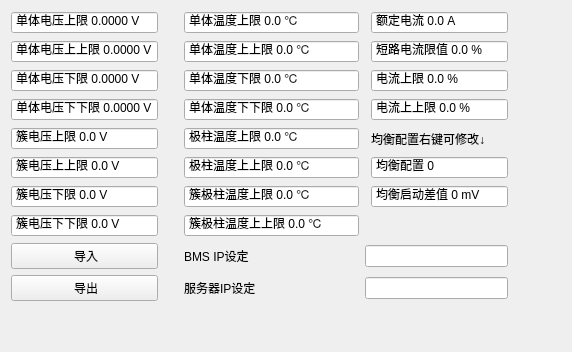
     <widget class="QWidget" name="tabSet">
      <property name="sizePolicy">
       <sizepolicy hsizetype="Expanding" vsizetype="Expanding">
        <horstretch>0</horstretch>
        <verstretch>0</verstretch>
       </sizepolicy>
      </property>
      <attribute name="title">
       <string>定值</string>
      </attribute>
      <layout class="QGridLayout" name="gridLayout_2">
       <item row="7" column="3">
        <widget class="MyDoubleSpinBox" name="CPoleTHH">
         <property name="sizePolicy">
          <sizepolicy hsizetype="Preferred" vsizetype="Fixed">
           <horstretch>0</horstretch>
           <verstretch>0</verstretch>
          </sizepolicy>
         </property>
         <property name="focusPolicy">
          <enum>Qt::WheelFocus</enum>
         </property>
         <property name="toolTip">
          <string>簇极柱温度上上限</string>
         </property>
         <property name="frame">
          <bool>true</bool>
         </property>
         <property name="buttonSymbols">
          <enum>QAbstractSpinBox::NoButtons</enum>
         </property>
         <property name="keyboardTracking">
          <bool>false</bool>
         </property>
         <property name="prefix">
          <string>簇极柱温度上上限 </string>
         </property>
         <property name="suffix">
          <string> ℃</string>
         </property>
         <property name="decimals">
          <number>1</number>
         </property>
         <property name="minimum">
          <double>-65536.000000000000000</double>
         </property>
         <property name="maximum">
          <double>65536.000000000000000</double>
         </property>
        </widget>
       </item>
       <item row="2" column="0">
        <widget class="MyDoubleSpinBox" name="CellVolL">
         <property name="sizePolicy">
          <sizepolicy hsizetype="Preferred" vsizetype="Fixed">
           <horstretch>0</horstretch>
           <verstretch>0</verstretch>
          </sizepolicy>
         </property>
         <property name="focusPolicy">
          <enum>Qt::StrongFocus</enum>
         </property>
         <property name="toolTip">
          <string>单体电压下限</string>
         </property>
         <property name="frame">
          <bool>true</bool>
         </property>
         <property name="buttonSymbols">
          <enum>QAbstractSpinBox::NoButtons</enum>
         </property>
         <property name="keyboardTracking">
          <bool>false</bool>
         </property>
         <property name="prefix">
          <string>单体电压下限 </string>
         </property>
         <property name="suffix">
          <string> V</string>
         </property>
         <property name="decimals">
          <number>4</number>
         </property>
         <property name="minimum">
          <double>0.000000000000000</double>
         </property>
         <property name="maximum">
          <double>6.000000000000000</double>
         </property>
        </widget>
       </item>
       <item row="3" column="7">
        <widget class="QLabel" name="label_48">
         <property name="text">
          <string/>
         </property>
        </widget>
       </item>
       <item row="14" column="0">
        <widget class="QPushButton" name="btnOutput">
         <property name="toolTip">
          <string>导出本页定值至xml文件</string>
         </property>
         <property name="text">
          <string> 导出</string>
         </property>
        </widget>
       </item>
       <item row="1" column="0">
        <widget class="MyDoubleSpinBox" name="CellVolHH">
         <property name="sizePolicy">
          <sizepolicy hsizetype="Preferred" vsizetype="Fixed">
           <horstretch>0</horstretch>
           <verstretch>0</verstretch>
          </sizepolicy>
         </property>
         <property name="focusPolicy">
          <enum>Qt::StrongFocus</enum>
         </property>
         <property name="toolTip">
          <string>单体电压上上限</string>
         </property>
         <property name="frame">
          <bool>true</bool>
         </property>
         <property name="buttonSymbols">
          <enum>QAbstractSpinBox::NoButtons</enum>
         </property>
         <property name="keyboardTracking">
          <bool>false</bool>
         </property>
         <property name="prefix">
          <string>单体电压上上限 </string>
         </property>
         <property name="suffix">
          <string> V</string>
         </property>
         <property name="decimals">
          <number>4</number>
         </property>
         <property name="minimum">
          <double>0.000000000000000</double>
         </property>
         <property name="maximum">
          <double>6.000000000000000</double>
         </property>
        </widget>
       </item>
       <item row="2" column="3">
        <widget class="MyDoubleSpinBox" name="PackTL">
         <property name="sizePolicy">
          <sizepolicy hsizetype="Preferred" vsizetype="Fixed">
           <horstretch>0</horstretch>
           <verstretch>0</verstretch>
          </sizepolicy>
         </property>
         <property name="focusPolicy">
          <enum>Qt::WheelFocus</enum>
         </property>
         <property name="toolTip">
          <string>单体温度下限</string>
         </property>
         <property name="frame">
          <bool>true</bool>
         </property>
         <property name="buttonSymbols">
          <enum>QAbstractSpinBox::NoButtons</enum>
         </property>
         <property name="keyboardTracking">
          <bool>false</bool>
         </property>
         <property name="prefix">
          <string>单体温度下限 </string>
         </property>
         <property name="suffix">
          <string> ℃</string>
         </property>
         <property name="decimals">
          <number>1</number>
         </property>
         <property name="minimum">
          <double>-10.000000000000000</double>
         </property>
         <property name="maximum">
          <double>100.000000000000000</double>
         </property>
        </widget>
       </item>
       <item row="14" column="4" colspan="2">
        <widget class="QLineEdit" name="lineEditServIP">
         <property name="focusPolicy">
          <enum>Qt::StrongFocus</enum>
         </property>
         <property name="maxLength">
          <number>15</number>
         </property>
        </widget>
       </item>
       <item row="3" column="0">
        <widget class="MyDoubleSpinBox" name="CellVolLL">
         <property name="sizePolicy">
          <sizepolicy hsizetype="Preferred" vsizetype="Fixed">
           <horstretch>0</horstretch>
           <verstretch>0</verstretch>
          </sizepolicy>
         </property>
         <property name="focusPolicy">
          <enum>Qt::StrongFocus</enum>
         </property>
         <property name="toolTip">
          <string>单体电压下下限</string>
         </property>
         <property name="frame">
          <bool>true</bool>
         </property>
         <property name="buttonSymbols">
          <enum>QAbstractSpinBox::NoButtons</enum>
         </property>
         <property name="keyboardTracking">
          <bool>false</bool>
         </property>
         <property name="prefix">
          <string>单体电压下下限 </string>
         </property>
         <property name="suffix">
          <string> V</string>
         </property>
         <property name="decimals">
          <number>4</number>
         </property>
         <property name="minimum">
          <double>0.000000000000000</double>
         </property>
         <property name="maximum">
          <double>6.000000000000000</double>
         </property>
        </widget>
       </item>
       <item row="13" column="3">
        <widget class="QLabel" name="label">
         <property name="text">
          <string>BMS IP设定</string>
         </property>
        </widget>
       </item>
       <item row="4" column="0">
        <widget class="MyDoubleSpinBox" name="ClusterVolH">
         <property name="sizePolicy">
          <sizepolicy hsizetype="Preferred" vsizetype="Fixed">
           <horstretch>0</horstretch>
           <verstretch>0</verstretch>
          </sizepolicy>
         </property>
         <property name="focusPolicy">
          <enum>Qt::StrongFocus</enum>
         </property>
         <property name="toolTip">
          <string>簇电压上限</string>
         </property>
         <property name="frame">
          <bool>true</bool>
         </property>
         <property name="buttonSymbols">
          <enum>QAbstractSpinBox::NoButtons</enum>
         </property>
         <property name="keyboardTracking">
          <bool>false</bool>
         </property>
         <property name="prefix">
          <string>簇电压上限 </string>
         </property>
         <property name="suffix">
          <string> V</string>
         </property>
         <property name="decimals">
          <number>1</number>
         </property>
         <property name="minimum">
          <double>0.000000000000000</double>
         </property>
         <property name="maximum">
          <double>2000.000000000000000</double>
         </property>
        </widget>
       </item>
       <item row="1" column="3">
        <widget class="MyDoubleSpinBox" name="PackTHH">
         <property name="sizePolicy">
          <sizepolicy hsizetype="Preferred" vsizetype="Fixed">
           <horstretch>0</horstretch>
           <verstretch>0</verstretch>
          </sizepolicy>
         </property>
         <property name="focusPolicy">
          <enum>Qt::WheelFocus</enum>
         </property>
         <property name="toolTip">
          <string>单体温度上上限</string>
         </property>
         <property name="frame">
          <bool>true</bool>
         </property>
         <property name="buttonSymbols">
          <enum>QAbstractSpinBox::NoButtons</enum>
         </property>
         <property name="keyboardTracking">
          <bool>false</bool>
         </property>
         <property name="prefix">
          <string>单体温度上上限 </string>
         </property>
         <property name="suffix">
          <string> ℃</string>
         </property>
         <property name="decimals">
          <number>1</number>
         </property>
         <property name="minimum">
          <double>0.000000000000000</double>
         </property>
         <property name="maximum">
          <double>100.000000000000000</double>
         </property>
        </widget>
       </item>
       <item row="5" column="3">
        <widget class="MyDoubleSpinBox" name="PoleTHH">
         <property name="sizePolicy">
          <sizepolicy hsizetype="Preferred" vsizetype="Fixed">
           <horstretch>0</horstretch>
           <verstretch>0</verstretch>
          </sizepolicy>
         </property>
         <property name="focusPolicy">
          <enum>Qt::WheelFocus</enum>
         </property>
         <property name="toolTip">
          <string>极柱温度上上限</string>
         </property>
         <property name="frame">
          <bool>true</bool>
         </property>
         <property name="buttonSymbols">
          <enum>QAbstractSpinBox::NoButtons</enum>
         </property>
         <property name="keyboardTracking">
          <bool>false</bool>
         </property>
         <property name="prefix">
          <string>极柱温度上上限 </string>
         </property>
         <property name="suffix">
          <string> ℃</string>
         </property>
         <property name="decimals">
          <number>1</number>
         </property>
         <property name="minimum">
          <double>0.000000000000000</double>
         </property>
         <property name="maximum">
          <double>100.000000000000000</double>
         </property>
        </widget>
       </item>
       <item row="14" column="3">
        <widget class="QLabel" name="label_91">
         <property name="text">
          <string>服务器IP设定</string>
         </property>
        </widget>
       </item>
       <item row="5" column="5">
        <widget class="MyDoubleSpinBox" name="BalnceStart">
         <property name="sizePolicy">
          <sizepolicy hsizetype="Preferred" vsizetype="Fixed">
           <horstretch>0</horstretch>
           <verstretch>0</verstretch>
          </sizepolicy>
         </property>
         <property name="focusPolicy">
          <enum>Qt::WheelFocus</enum>
         </property>
         <property name="contextMenuPolicy">
          <enum>Qt::CustomContextMenu</enum>
         </property>
         <property name="toolTip">
          <string>均衡配置</string>
         </property>
         <property name="frame">
          <bool>true</bool>
         </property>
         <property name="buttonSymbols">
          <enum>QAbstractSpinBox::NoButtons</enum>
         </property>
         <property name="keyboardTracking">
          <bool>false</bool>
         </property>
         <property name="prefix">
          <string>均衡配置 </string>
         </property>
         <property name="suffix">
          <string/>
         </property>
         <property name="decimals">
          <number>0</number>
         </property>
         <property name="minimum">
          <double>0.000000000000000</double>
         </property>
         <property name="maximum">
          <double>65536.000000000000000</double>
         </property>
         <property name="singleStep">
          <double>0.000000000000000</double>
         </property>
        </widget>
       </item>
       <item row="7" column="0">
        <widget class="MyDoubleSpinBox" name="ClusterVolLL">
         <property name="sizePolicy">
          <sizepolicy hsizetype="Preferred" vsizetype="Fixed">
           <horstretch>0</horstretch>
           <verstretch>0</verstretch>
          </sizepolicy>
         </property>
         <property name="focusPolicy">
          <enum>Qt::StrongFocus</enum>
         </property>
         <property name="toolTip">
          <string>簇电压下下限</string>
         </property>
         <property name="frame">
          <bool>true</bool>
         </property>
         <property name="buttonSymbols">
          <enum>QAbstractSpinBox::NoButtons</enum>
         </property>
         <property name="keyboardTracking">
          <bool>false</bool>
         </property>
         <property name="prefix">
          <string>簇电压下下限 </string>
         </property>
         <property name="suffix">
          <string> V</string>
         </property>
         <property name="decimals">
          <number>1</number>
         </property>
         <property name="minimum">
          <double>0.000000000000000</double>
         </property>
         <property name="maximum">
          <double>2000.000000000000000</double>
         </property>
        </widget>
       </item>
       <item row="0" column="9">
        <spacer name="horizontalSpacer">
         <property name="orientation">
          <enum>Qt::Horizontal</enum>
         </property>
         <property name="sizeHint" stdset="0">
          <size>
           <width>40</width>
           <height>20</height>
          </size>
         </property>
        </spacer>
       </item>
       <item row="3" column="3">
        <widget class="MyDoubleSpinBox" name="PackTLL">
         <property name="sizePolicy">
          <sizepolicy hsizetype="Preferred" vsizetype="Fixed">
           <horstretch>0</horstretch>
           <verstretch>0</verstretch>
          </sizepolicy>
         </property>
         <property name="focusPolicy">
          <enum>Qt::WheelFocus</enum>
         </property>
         <property name="toolTip">
          <string>单体温度下下限</string>
         </property>
         <property name="frame">
          <bool>true</bool>
         </property>
         <property name="buttonSymbols">
          <enum>QAbstractSpinBox::NoButtons</enum>
         </property>
         <property name="keyboardTracking">
          <bool>false</bool>
         </property>
         <property name="prefix">
          <string>单体温度下下限 </string>
         </property>
         <property name="suffix">
          <string> ℃</string>
         </property>
         <property name="decimals">
          <number>1</number>
         </property>
         <property name="minimum">
          <double>-50.000000000000000</double>
         </property>
         <property name="maximum">
          <double>100.000000000000000</double>
         </property>
        </widget>
       </item>
       <item row="13" column="4" colspan="2">
        <widget class="QLineEdit" name="lineEditIP">
         <property name="focusPolicy">
          <enum>Qt::StrongFocus</enum>
         </property>
         <property name="maxLength">
          <number>15</number>
         </property>
        </widget>
       </item>
       <item row="5" column="0">
        <widget class="MyDoubleSpinBox" name="ClusterVolHH">
         <property name="sizePolicy">
          <sizepolicy hsizetype="Preferred" vsizetype="Fixed">
           <horstretch>0</horstretch>
           <verstretch>0</verstretch>
          </sizepolicy>
         </property>
         <property name="focusPolicy">
          <enum>Qt::StrongFocus</enum>
         </property>
         <property name="toolTip">
          <string>簇电压上上限</string>
         </property>
         <property name="frame">
          <bool>true</bool>
         </property>
         <property name="buttonSymbols">
          <enum>QAbstractSpinBox::NoButtons</enum>
         </property>
         <property name="keyboardTracking">
          <bool>false</bool>
         </property>
         <property name="prefix">
          <string>簇电压上上限 </string>
         </property>
         <property name="suffix">
          <string> V</string>
         </property>
         <property name="decimals">
          <number>1</number>
         </property>
         <property name="minimum">
          <double>0.000000000000000</double>
         </property>
         <property name="maximum">
          <double>2000.000000000000000</double>
         </property>
        </widget>
       </item>
       <item row="15" column="1">
        <spacer name="verticalSpacer">
         <property name="orientation">
          <enum>Qt::Vertical</enum>
         </property>
         <property name="sizeHint" stdset="0">
          <size>
           <width>20</width>
           <height>40</height>
          </size>
         </property>
        </spacer>
       </item>
       <item row="1" column="7">
        <widget class="QLabel" name="label_46">
         <property name="text">
          <string/>
         </property>
        </widget>
       </item>
       <item row="0" column="0">
        <widget class="MyDoubleSpinBox" name="CellVolH">
         <property name="sizePolicy">
          <sizepolicy hsizetype="Preferred" vsizetype="Fixed">
           <horstretch>0</horstretch>
           <verstretch>0</verstretch>
          </sizepolicy>
         </property>
         <property name="focusPolicy">
          <enum>Qt::StrongFocus</enum>
         </property>
         <property name="toolTip">
          <string>单体电压上限</string>
         </property>
         <property name="autoFillBackground">
          <bool>false</bool>
         </property>
         <property name="inputMethodHints">
          <set>Qt::ImhFormattedNumbersOnly</set>
         </property>
         <property name="frame">
          <bool>true</bool>
         </property>
         <property name="buttonSymbols">
          <enum>QAbstractSpinBox::NoButtons</enum>
         </property>
         <property name="correctionMode">
          <enum>QAbstractSpinBox::CorrectToNearestValue</enum>
         </property>
         <property name="keyboardTracking">
          <bool>false</bool>
         </property>
         <property name="prefix">
          <string>单体电压上限 </string>
         </property>
         <property name="suffix">
          <string> V</string>
         </property>
         <property name="decimals">
          <number>4</number>
         </property>
         <property name="minimum">
          <double>0.000000000000000</double>
         </property>
         <property name="maximum">
          <double>6.000000000000000</double>
         </property>
         <property name="singleStep">
          <double>0.000000000000000</double>
         </property>
        </widget>
       </item>
       <item row="6" column="5">
        <widget class="MyDoubleSpinBox" name="BalnceStartDiff">
         <property name="sizePolicy">
          <sizepolicy hsizetype="Preferred" vsizetype="Fixed">
           <horstretch>0</horstretch>
           <verstretch>0</verstretch>
          </sizepolicy>
         </property>
         <property name="focusPolicy">
          <enum>Qt::WheelFocus</enum>
         </property>
         <property name="toolTip">
          <string>均衡启动差值</string>
         </property>
         <property name="frame">
          <bool>true</bool>
         </property>
         <property name="buttonSymbols">
          <enum>QAbstractSpinBox::NoButtons</enum>
         </property>
         <property name="keyboardTracking">
          <bool>false</bool>
         </property>
         <property name="prefix">
          <string>均衡启动差值 </string>
         </property>
         <property name="suffix">
          <string> mV</string>
         </property>
         <property name="decimals">
          <number>0</number>
         </property>
         <property name="minimum">
          <double>0.000000000000000</double>
         </property>
         <property name="maximum">
          <double>100.000000000000000</double>
         </property>
        </widget>
       </item>
       <item row="4" column="7">
        <widget class="QLabel" name="label_49">
         <property name="text">
          <string/>
         </property>
        </widget>
       </item>
       <item row="2" column="7">
        <widget class="QLabel" name="label_47">
         <property name="text">
          <string/>
         </property>
        </widget>
       </item>
       <item row="4" column="3">
        <widget class="MyDoubleSpinBox" name="PoleTH">
         <property name="sizePolicy">
          <sizepolicy hsizetype="Preferred" vsizetype="Fixed">
           <horstretch>0</horstretch>
           <verstretch>0</verstretch>
          </sizepolicy>
         </property>
         <property name="focusPolicy">
          <enum>Qt::WheelFocus</enum>
         </property>
         <property name="toolTip">
          <string>极柱温度上限</string>
         </property>
         <property name="frame">
          <bool>true</bool>
         </property>
         <property name="buttonSymbols">
          <enum>QAbstractSpinBox::NoButtons</enum>
         </property>
         <property name="keyboardTracking">
          <bool>false</bool>
         </property>
         <property name="prefix">
          <string>极柱温度上限 </string>
         </property>
         <property name="suffix">
          <string> ℃</string>
         </property>
         <property name="decimals">
          <number>1</number>
         </property>
         <property name="minimum">
          <double>0.000000000000000</double>
         </property>
         <property name="maximum">
          <double>100.000000000000000</double>
         </property>
        </widget>
       </item>
       <item row="13" column="0">
        <widget class="QPushButton" name="btnInput">
         <property name="toolTip">
          <string>从xml文件导入定值</string>
         </property>
         <property name="text">
          <string> 导入</string>
         </property>
        </widget>
       </item>
       <item row="0" column="3">
        <widget class="MyDoubleSpinBox" name="PackTH">
         <property name="sizePolicy">
          <sizepolicy hsizetype="Preferred" vsizetype="Fixed">
           <horstretch>0</horstretch>
           <verstretch>0</verstretch>
          </sizepolicy>
         </property>
         <property name="focusPolicy">
          <enum>Qt::WheelFocus</enum>
         </property>
         <property name="toolTip">
          <string>单体温度上限</string>
         </property>
         <property name="frame">
          <bool>true</bool>
         </property>
         <property name="buttonSymbols">
          <enum>QAbstractSpinBox::NoButtons</enum>
         </property>
         <property name="keyboardTracking">
          <bool>false</bool>
         </property>
         <property name="prefix">
          <string>单体温度上限 </string>
         </property>
         <property name="suffix">
          <string> ℃</string>
         </property>
         <property name="decimals">
          <number>1</number>
         </property>
         <property name="minimum">
          <double>0.000000000000000</double>
         </property>
         <property name="maximum">
          <double>100.000000000000000</double>
         </property>
        </widget>
       </item>
       <item row="6" column="3">
        <widget class="MyDoubleSpinBox" name="CPoleTH">
         <property name="sizePolicy">
          <sizepolicy hsizetype="Preferred" vsizetype="Fixed">
           <horstretch>0</horstretch>
           <verstretch>0</verstretch>
          </sizepolicy>
         </property>
         <property name="focusPolicy">
          <enum>Qt::WheelFocus</enum>
         </property>
         <property name="toolTip">
          <string>簇极柱温度上限</string>
         </property>
         <property name="frame">
          <bool>true</bool>
         </property>
         <property name="buttonSymbols">
          <enum>QAbstractSpinBox::NoButtons</enum>
         </property>
         <property name="keyboardTracking">
          <bool>false</bool>
         </property>
         <property name="prefix">
          <string>簇极柱温度上限 </string>
         </property>
         <property name="suffix">
          <string> ℃</string>
         </property>
         <property name="decimals">
          <number>1</number>
         </property>
         <property name="minimum">
          <double>-65536.000000000000000</double>
         </property>
         <property name="maximum">
          <double>65536.000000000000000</double>
         </property>
        </widget>
       </item>
       <item row="6" column="0">
        <widget class="MyDoubleSpinBox" name="ClusterVolL">
         <property name="sizePolicy">
          <sizepolicy hsizetype="Preferred" vsizetype="Fixed">
           <horstretch>0</horstretch>
           <verstretch>0</verstretch>
          </sizepolicy>
         </property>
         <property name="focusPolicy">
          <enum>Qt::StrongFocus</enum>
         </property>
         <property name="toolTip">
          <string>簇电压下限</string>
         </property>
         <property name="frame">
          <bool>true</bool>
         </property>
         <property name="buttonSymbols">
          <enum>QAbstractSpinBox::NoButtons</enum>
         </property>
         <property name="keyboardTracking">
          <bool>false</bool>
         </property>
         <property name="prefix">
          <string>簇电压下限 </string>
         </property>
         <property name="suffix">
          <string> V</string>
         </property>
         <property name="decimals">
          <number>1</number>
         </property>
         <property name="minimum">
          <double>0.000000000000000</double>
         </property>
         <property name="maximum">
          <double>2000.000000000000000</double>
         </property>
        </widget>
       </item>
       <item row="0" column="5">
        <widget class="MyDoubleSpinBox" name="ClusterIe">
         <property name="sizePolicy">
          <sizepolicy hsizetype="Preferred" vsizetype="Fixed">
           <horstretch>0</horstretch>
           <verstretch>0</verstretch>
          </sizepolicy>
         </property>
         <property name="focusPolicy">
          <enum>Qt::WheelFocus</enum>
         </property>
         <property name="toolTip">
          <string>额定电流</string>
         </property>
         <property name="frame">
          <bool>true</bool>
         </property>
         <property name="buttonSymbols">
          <enum>QAbstractSpinBox::NoButtons</enum>
         </property>
         <property name="keyboardTracking">
          <bool>false</bool>
         </property>
         <property name="prefix">
          <string>额定电流 </string>
         </property>
         <property name="suffix">
          <string> A</string>
         </property>
         <property name="decimals">
          <number>1</number>
         </property>
         <property name="minimum">
          <double>0.000000000000000</double>
         </property>
         <property name="maximum">
          <double>2000.000000000000000</double>
         </property>
        </widget>
       </item>
       <item row="1" column="5">
        <widget class="MyDoubleSpinBox" name="ClusterCurShort">
         <property name="sizePolicy">
          <sizepolicy hsizetype="Preferred" vsizetype="Fixed">
           <horstretch>0</horstretch>
           <verstretch>0</verstretch>
          </sizepolicy>
         </property>
         <property name="focusPolicy">
          <enum>Qt::WheelFocus</enum>
         </property>
         <property name="toolTip">
          <string>短路电流限值</string>
         </property>
         <property name="frame">
          <bool>true</bool>
         </property>
         <property name="buttonSymbols">
          <enum>QAbstractSpinBox::NoButtons</enum>
         </property>
         <property name="keyboardTracking">
          <bool>false</bool>
         </property>
         <property name="prefix">
          <string>短路电流限值 </string>
         </property>
         <property name="suffix">
          <string> %</string>
         </property>
         <property name="decimals">
          <number>1</number>
         </property>
         <property name="minimum">
          <double>0.000000000000000</double>
         </property>
         <property name="maximum">
          <double>2000.000000000000000</double>
         </property>
        </widget>
       </item>
       <item row="2" column="5">
        <widget class="MyDoubleSpinBox" name="ClusterCurH">
         <property name="sizePolicy">
          <sizepolicy hsizetype="Preferred" vsizetype="Fixed">
           <horstretch>0</horstretch>
           <verstretch>0</verstretch>
          </sizepolicy>
         </property>
         <property name="focusPolicy">
          <enum>Qt::WheelFocus</enum>
         </property>
         <property name="toolTip">
          <string>电流上限</string>
         </property>
         <property name="frame">
          <bool>true</bool>
         </property>
         <property name="buttonSymbols">
          <enum>QAbstractSpinBox::NoButtons</enum>
         </property>
         <property name="keyboardTracking">
          <bool>false</bool>
         </property>
         <property name="prefix">
          <string>电流上限 </string>
         </property>
         <property name="suffix">
          <string> %</string>
         </property>
         <property name="decimals">
          <number>1</number>
         </property>
         <property name="minimum">
          <double>0.000000000000000</double>
         </property>
         <property name="maximum">
          <double>2000.000000000000000</double>
         </property>
        </widget>
       </item>
       <item row="3" column="5">
        <widget class="MyDoubleSpinBox" name="ClusterCurHH">
         <property name="sizePolicy">
          <sizepolicy hsizetype="Preferred" vsizetype="Fixed">
           <horstretch>0</horstretch>
           <verstretch>0</verstretch>
          </sizepolicy>
         </property>
         <property name="focusPolicy">
          <enum>Qt::WheelFocus</enum>
         </property>
         <property name="toolTip">
          <string>电流上上限</string>
         </property>
         <property name="frame">
          <bool>true</bool>
         </property>
         <property name="buttonSymbols">
          <enum>QAbstractSpinBox::NoButtons</enum>
         </property>
         <property name="keyboardTracking">
          <bool>false</bool>
         </property>
         <property name="prefix">
          <string>电流上上限 </string>
         </property>
         <property name="suffix">
          <string> %</string>
         </property>
         <property name="decimals">
          <number>1</number>
         </property>
         <property name="minimum">
          <double>0.000000000000000</double>
         </property>
         <property name="maximum">
          <double>2000.000000000000000</double>
         </property>
        </widget>
       </item>
       <item row="4" column="5">
        <widget class="QLabel" name="label_2">
         <property name="text">
          <string>均衡配置右键可修改↓</string>
         </property>
        </widget>
       </item>
      </layout>
     </widget>
